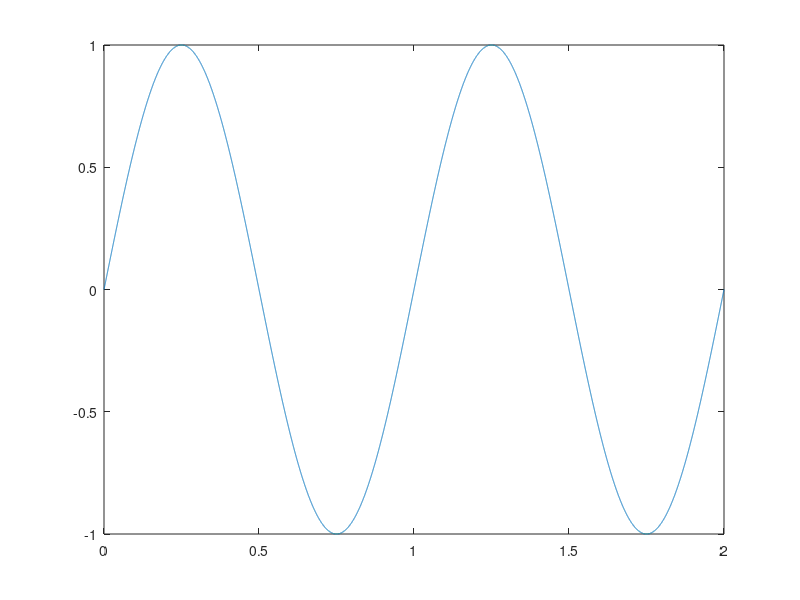

Here is the MATLAB script that generated this plot:
% This is the sample rate. Dont confuse with actual sine wave frequency
%
fs=10000;
p=1/fs;
total_sample_time=2;
x_axis=[0:p:total_sample_time];

% This is the actual sine wave. t defines how long the sine wave runs for.
% Basically show the entire waveform for the x axis.
freq=1;
y_axis=sin(2 * pi * freq * x_axis);

plot(x_axis, y_axis);
